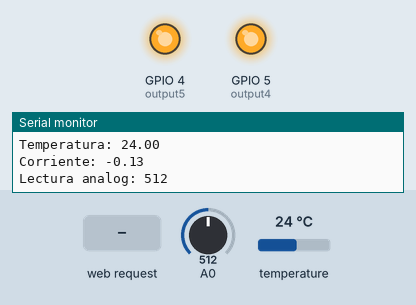
This sketch was run on a simulated ESP8266 (NodeMCU). Shown: output pins drawn as LEDs (lit = HIGH), the last lines printed to the serial monitor. The inputs (shaded band) are chosen by the test bench; at power-on: A0 = 512, temperature 24 °C. WiFi joins after 1.5 s; servers stay silent unless stated.

Above: at 2.7 s.
2.8 s: HTTP request GET /1/on received
At 3.4 s:
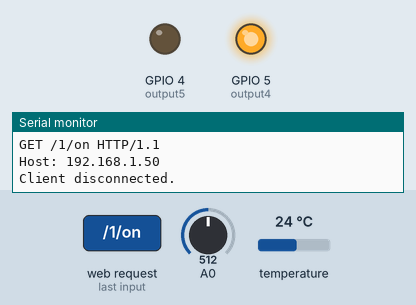
4.3 s: HTTP request GET /2/on received
At 5.4 s:
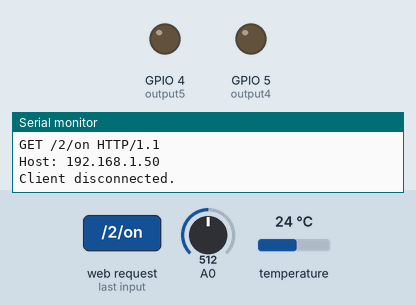
5.8 s: HTTP request GET /1/off received
At 6.7 s:
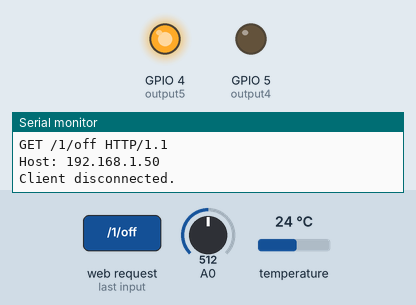
7.3 s: HTTP request GET /2/off received
At 7.9 s:
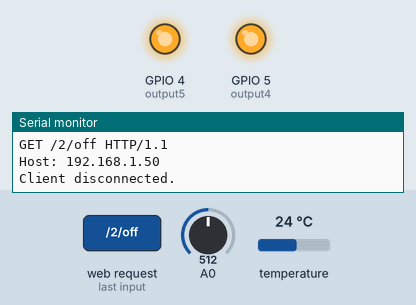
Timing chart, 0 to 10.3 s (numbered marks = the images above; inputs shaded):
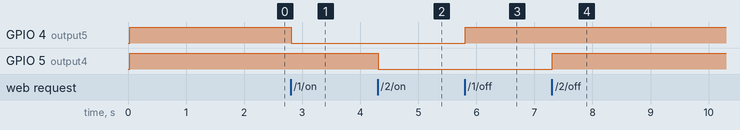

Measured:
- after the input at 2.8 s, GPIO 4 (output5): HIGH → LOW at once
- after the input at 4.3 s, GPIO 5 (output4): HIGH → LOW at once
- after the input at 5.8 s, GPIO 4 (output5): LOW → HIGH at once
- after the input at 7.3 s, GPIO 5 (output4): LOW → HIGH at once

The sketch:

PA_sensor_temp2.ino
```cpp
#include <ESP8266WiFi.h>
#include <OneWire.h>
#include <DallasTemperature.h>

#define pinData 2
OneWire ourWire(pinData);

DallasTemperature sensor(&ourWire);

String apiKey = "1CYEUX4FSWZVQRSY";
const char* apiServer = "api.thingspeak.com";

const char* ssid = "LOPEZ 2.4GHz";
const char* password = "00436035103";
//const char* ssid = "LOPEZ 5.8GHz";
//const char* password = "00436035103";
//const char* ssid = "iPhone de Facundo";
//const char* password = "Facu1234";
//const char* ssid = "sc-121b";
//const char* password = "QWNWQTMQMMJN";

bool dig1 = true;
bool dig2 = true;

WiFiServer server(80);

String header;// Variable to store the HTTP request
unsigned long currentTime = millis();// Current time
unsigned long previousTime = 0; // Previous time
const long timeoutTime = 1000;// Define timeout time in milliseconds
const int output5 = 4;
const int output4 = 5;

void setup() {
  Serial.begin(115200);
  delay(10);

  sensor.begin();

  IPAddress ip(192, 168, 10, 200);
  IPAddress gateway(192, 168, 0, 1);
  IPAddress subnet(255, 255, 255, 0);
  IPAddress dns(192, 168, 1, 249);

  WiFi.config(ip, gateway, subnet,dns);
  WiFi.begin(ssid, password);

  pinMode(output5, OUTPUT);
  pinMode(output4, OUTPUT);
  digitalWrite(output5, HIGH);
  digitalWrite(output4, HIGH);
  Serial.println();
  Serial.print("Connecting to ");
  Serial.println(ssid);

  while (WiFi.status() != WL_CONNECTED) {
    delay(500);
    Serial.print(".");
  }

  Serial.println("");
  Serial.println("WiFi connected");
  Serial.println("IP address: ");
  Serial.println(WiFi.localIP());           //pido al router una IP

  server.begin();
}

void loop() {


  float temperatura = 0;
  float corriente = 0;
  int count = 0;
  sensor.requestTemperatures();
  temperatura = sensor.getTempCByIndex(0);

  float Vp = analogRead(A0)*(3.3/1023.0);
  float Ip = 0.1*((Vp-2.5)/0.66) ;

  Serial.println("Temperatura: "+ (String)temperatura );
  Serial.println("Corriente: "+ (String)Ip);
  Serial.println("Lectura analog: " + (String)analogRead(A0));

  while (count < 1500){
    webServerFunc();
    delay(10);
    count += 1;
  }

  webClientFunc(temperatura,Ip);

}


void webClientFunc(float temperatura, float Ip){
  WiFiClient client;

    if (client.connect(apiServer,80)) {
    String postStr = apiKey;
    postStr +="&field1=";
    postStr += String((float)temperatura);
    postStr +="&field2=";
    postStr += String((float)Ip);
    postStr += "\r\n\r\n";
    client.print("POST /update HTTP/1.1\n");
    client.print("Host: api.thingspeak.com\n");
    client.print("Connection: close\n");
    client.print("X-THINGSPEAKAPIKEY: "+apiKey+"\n");
    client.print("Content-Type: application/x-www-form-urlencoded\n");
    client.print("Content-Length: ");
    client.print(postStr.length());
    client.print("\n\n");
    client.print(postStr);
    Serial.println("% send to Thingspeak");
    }
  Serial.println("Waiting…");
  client.stop();
  }


void webServerFunc(){
    WiFiClient webClient = server.available();;
    if (webClient.connected()) {// If a new client connects,
    Serial.println("New Client.");          // print a message out in the serial port
    String currentLine = "";                // make a String to hold incoming data from the client
    currentTime = millis();
    previousTime = currentTime;
    while (webClient.connected() && currentTime - previousTime <= timeoutTime) { // loop while the client's connected
      currentTime = millis();
      if (webClient.available()) {             // if there's bytes to read from the client,
        char c = webClient.read();             // read a byte, then

        Serial.write(c);                    // print it out the serial monitor
        header += c;
        if (c == '\n') {                    // if the byte is a newline character
          // if the current line is blank, you got two newline characters in a row.
          // that's the end of the client HTTP request, so send a response:
          if (currentLine.length() == 0) {
            // HTTP headers always start with a response code (e.g. HTTP/1.1 200 OK)
            // and a content-type so the client knows what's coming, then a blank line:

            webClient.println("HTTP/1.1 200 OK");
            webClient.println("Content-type:text/html");
            webClient.println("Connection: close");
            webClient.println();

            // Display the HTML web page
            webClient.println("<!DOCTYPE html><html>");
            webClient.println("<head><meta name=\"viewport\" content=\"width=device-width, initial-scale=1, height=device-heigth, viewport-fit=cover\" >");//<meta name="viewport" content="width=device-width, initial-scale=1.0, height=device-heigth, viewport-fit=cover">
            webClient.println("<title>Medidor de sistema de refrigeracion</title>");
            //webClient.println("<meta http-equiv=\"refresh\" content=\"20\">");
            webClient.println("<meta name=\"apple-mobile-web-app-capable\" content=\"yes\">");
            webClient.println("<link rel=\"icon\" href=\"data:,\">");
            // CSS to style the on/off buttons
            // Feel free to change the background-color and font-size attributes to fit your preferences
            webClient.println("<style>html { font-family: Helvetica; display: inline-block; margin: 0px auto; text-align: center;}");
            webClient.println("body{background-color: rgb(90, 163, 231);}");
            webClient.println("h1{color:  #ffffff;}p{color:  #ffffff;}");
            webClient.println(".button {border-radius: 50px 50px 50px 50px; background-color: #195B6A; border-style: solid; color: white; padding: 64px 130px;");
            webClient.println("border-style: solid;  border-color: #195B6A;");
            webClient.println("text-decoration: none; font-size: 30px; margin: 2px; cursor: pointer;}");
            webClient.println(".button2 {background-color: #001a33;padding: 64px 115px;}</style></head>");

            // Web Page body
            webClient.println("<body><h1>Control de temperatura de sistea de refrigeracion</h1>");
            webClient.println("<div><iframe width=\"450\" height=\"260\" style=\"border: 1px solid #cccccc;\" src=\"https://thingspeak.com/channels/1561382/charts/1?bgcolor=%23ffffff&color=%23d62020&dynamic=true&results=10&title=Temperatura+ambiente&type=line&xaxis=Tiempo&yaxis=Grados\"></iframe></div>");
            webClient.println("<br>");
            webClient.println("<h1>Canal de control de corriente</h1>");
            webClient.println("<div><iframe width=\"450\" height=\"260\" style=\"border: 1px solid #cccccc;\" src=\"https://thingspeak.com/channels/1561382/charts/2?bgcolor=%23ffffff&color=%23d62020&dynamic=true&results=10&title=Monitor+de+corriente&type=line\"></iframe></div>");
            webClient.println("<br>");


            if (header.indexOf("GET /1/on") >= 0) {
                digitalWrite(output5,  LOW);
                dig1 = true;

              }
            if (header.indexOf("GET /1/off") >= 0) {
                digitalWrite(output5, HIGH);
                dig1 = false;
              }

            if (dig1 == false){
                webClient.println("<p><a href=\"/1/on\"><button id=\"btn1\" class=\"button\">Activar salida 1</button></a></p>");
              }
            if (dig1 == true){
                webClient.println("<p><a href=\"/1/off\"><button id=\"btn1\" class=\"button\">Desactivar salida 1</button></a></p>");
            }

            if (header.indexOf("GET /2/on") >= 0) {
                digitalWrite(output4, LOW);
                dig2 = true;

              }
            if (header.indexOf("GET /2/off") >= 0) {
                digitalWrite(output4, HIGH);
                dig2 = false;
              }

            if (dig2 == false){
                webClient.println("<p><a href=\"/2/on\"><button id=\"btn2\" class=\"button\">Activar salida 2</button></a></p>");
              }
            if (dig2 == true){
                webClient.println("<p><a href=\"/2/off\"><button id=\"btn2\" class=\"button\">Desactivar salida 2</button></a></p>");
            }

            webClient.println("</body></html>");
            webClient.println();

            // Web Page body
            //webClient.println("<body><h1>Control de temperatura de sistea de refrigeracion</h1><canvas id=\"myChart\" width=\"400\" height=\"400\"></canvas>");
            //webClient.println("</body>");
            //webClient.println("<script>const myChart = new Chart(document.getElementById('myChart').getContext(\"2d\"), {type: 'line', data: {datasets: [{label: 'Control de sistema de refrigeracion',");
            //webClient.println("data:[" + data + "],}]}, borderColor: ['rgb(255, 99, 132)'], borderWidth: 3, options: { scales: { y: {beginAtZero: true}}}}); </script>");
            //webClient.println("</html>");
            //webClient.println();
            // Break out of the while loop
            break;
          } else { // if you got a newline, then clear currentLine
            currentLine = "";
          }
        } else if (c != '\r') {  // if you got anything else but a carriage return character,
          currentLine += c;      // add it to the end of the currentLine
        }
      }
    }
    // Clear the header variable
    header = "";
    // Close the connection

    Serial.println("Client disconnected.");
    Serial.println("");
  }
   webClient.stop();
}
```
